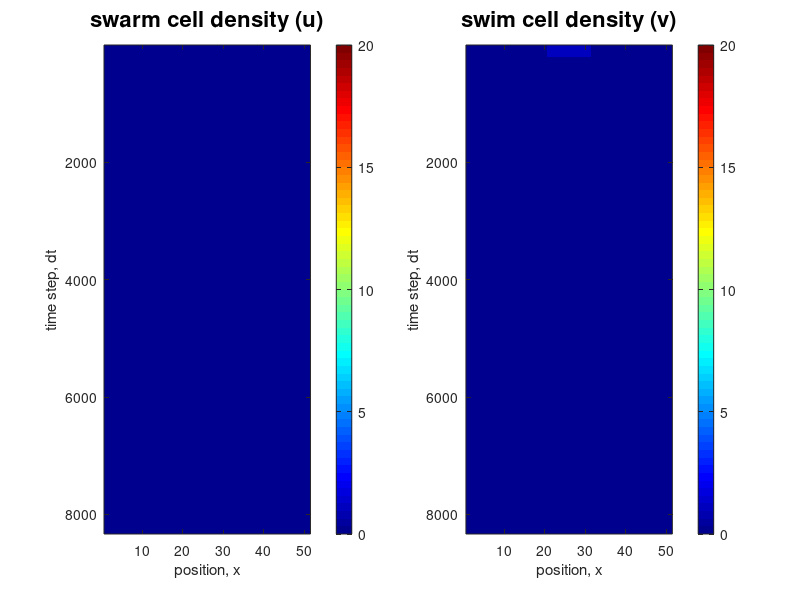

Recreate this plot in MATLAB. (Note: this script raises an error after producing the figure.)
%% trying to store the values of u & v @ every time pt
% (i.e. arrays that are x by t)
% 11-14-20

%% Implementing Medvedev Model of Mirabilis Patterning %%
% https://epubs.siam.org/doi/abs/10.1137/S0036139998344635
% This model does not use age component like Esipov Shapiro but instead
% only uses reaction-diffusion eqns.
% Authors say they used "explicit Euler scheme" for discretization-- using
% a 1st order forward diff method for du/dt and 2nd order centered diff for
% laplacian operators
% u =  swarm cell surface density (# swarm cells per unit area)
% v = swimmer cell surface density (# swimmer cells per unit area)
clear all;
cla reset;

%% Define Mesh
N = 50; %100; %N must be even!
h = 10/N; %10/N; % step size in x and y
x = h*(0:N); % x coordinates of grid

% for time-stepping loop below
dt = 0.03*h*h; % time step - usually small
t = 0; 
tmax = 10; %1; %10; 
nsteps = round(tmax/dt); % number of time steps
time_points = 1*(0:nsteps);

%space-time mesh:
[xx,tt] = meshgrid(x,time_points);

%% Define Parameters

% Start with values from fig 1 caption
k = 5; % in diffusion equation
mu = 0.6; % cell division
nu = 0.6; % differentiation to sw cells-> only occurs when concentration of swimmers v is between vflat and vtilda
alpha = 0.7; % cell growth
sigma = 1.5; %1.5;% very small, not sure what value?
D0 = 1; %5; %.05; %1; % diffusion coefficient
vflat = 12; %12;
vtilda = 16; %16; % saturating concentration above which colony development stops

%% Define ICs

% initially, there should be no swarm & swimmer cells outside inoculum
u = zeros(size(xx));
v = zeros(size(xx));

% add a small perturbation Inecessary for pattern to form?)
%u = u + .01; 
%v = u + 1;

% initial inoculum (should just be swimmers, but must add small amount of swarmers)
radius = 5; %(looks like it was 10 in paper fig 1?), %5; %initial colony radius
v(1,[N/2-radius+1:N/2+radius+1]) = 1; %5; %1; 
u(1,[N/2-radius+1:N/2+radius+1]) = 0; %.05;

%load('matlab.mat')
%load('matlab2.mat')
%pause; 

D = zeros(size(xx)); % D is a function of u (initially 0 everywhere)--> change to D=u perturbation?
%D = u;
%D = D0*(u./(u+k*v));
%D = D0.*ones(size(xx));

%nu(v), mu(v), and alpha(v) are functions of v (swimmer cell density)
%nu = differentiation to swarmer cells
%mu = cellular division
%alpha = cellular growth
nuv = zeros(size(xx)); % nuv is initially 0 wherever v is not in range (vflat,vtilda)
muv = zeros(size(xx)); % when v>vtilda, muv = 0
alphav= zeros(size(xx)); % when v>vtilda, alpha = 0

%% Main time stepping loop

t_vec = t:dt:tmax; % a vector from t=0 to tmax with steps of dt

for n = 1:nsteps 
%      if mod(n,10)==0
%          n
%      end
%     
    t = t+dt;
    
    % Save previous loop's values
    uo = u(n,:); % for nth time-point, initial u is u(nth row, all cols)
    vo = v(n,:);
    
  %  pause; 
   
    % Will calculate D & nuv based on previous loop's values before updating
    
    %Calculate Laplacian
    uE = u(n,[2:N+1 N]);%uE= u(:,[2:N+1 1]); %I don't really get how we write uE, uW,N,S - the commented formulas make sense for me
    uW = u(n,[2 1:N]);%uW = u(:,[N+1 1:N]); 
    Lu = uE+uW-2*u; %approximation
    
    % Calculate diffusion coefficient from previous step's values; Eq. 1.2
    D(uo==0 & vo==0)=0;
    Dtemp=D0*(uo./(uo+k*vo));
    D(~(uo==0 & vo==0))=Dtemp(~(uo==0 & vo==0));
    
    %D(n,:) = D0*(uo./(uo+k*vo));
    %    D(n,:) = D0*(uo./(uo+k*vo));
   
    
    D_E = D(n,[2:N+1 N]);
    D_W = D(n,[2 1:N]);
  
    % Determine where differentiation is 0 or nu
     locs1 = ((vflat+sigma) < v(n,:)) & (v(n,:) < (vtilda-sigma)); 
     locs2_a = (v(n,:) > vtilda);
     locs2_b = (v(n,:) < vflat);
     locs3_a = ((v(n,:) > vflat) & (v(n,:) < (vflat+sigma)));
     locs3_b = ((v(n,:) > (vtilda-sigma)) & (v(n,:) < vtilda));
      
     nuv(n,locs1) = nu; % differentiation to swarmers where swimmers are in correct concentration range
     nuv(n,locs2_a) = 0; % 0 differentiation where swim cells concentration are not in range
     nuv(n,locs2_b) = 0; % 0 differentiation where swim cells concentration are not in range
     nuv(n,locs3_a) = (v(n,locs3_a)-vflat).*(nu/sigma); %"continous function of v" 
     %nuv(locs3_a) = exp(nu); %TRYING OTHER CONTINUOUS FUNCTIONS
     %nuv(locs3_a) = v(locs3_a);
     nuv(n,locs3_b) = nu - (v(n,locs3_b)-(vtilda - sigma)).*(nu/sigma); %"continous function of v" 
     %nuv(locs3_b) = exp(-nu); %TRYING OTHER CONTINUOUS FUNCTIONS
     %nuv(locs3_b) = v(locs3_b);
     
     locs4 = (v(n,:) > vtilda);
     locs5 = (v(n,:) < (vtilda - sigma));
     locs6 = (v(n,:) > (vtilda-sigma) & (v(n,:) < vtilda));
     % don't know how alpha and mu look like when v is between vtilda-sigma
     % and vtilda; assume linear relationship
     alphav(n,locs4) = 0; % no growth when v>vtilda
     alphav(n,locs5) = alpha;
     alphav(n,locs6) = alpha - (v(n,locs6)-(vtilda-sigma)).*(alpha/sigma);  %"continous function of v" btwn locs4 & locs5
     %alphav(locs6) = exp(alpha); %TRYING OTHER CONTINUOUS FUNCTIONS
     %alphav(locs6) = v(locs6);
     
     muv(n,locs4) = 0; % no division when v>vtilda
     muv(n,locs5) = mu;
     muv(locs6) = mu - (v(n,locs6) -(vtilda-sigma)).*(mu/sigma); %"continous function of v" btwn locs4 & locs5
     %muv(locs6) = exp(mu); %TRYING OTHER CONTINUOUS FUNCTIONS
     %muv(n,locs6) = v(n,locs6);

    % calculate "centered" D's
    D_c_E=(D_E+D(n,:))/2;
    D_c_W=(D_W+D(n,:))/2;
    
    D_term = (D_c_E.*(uE-uo)-D_c_W.*(uo-uW))/h^2;
    
    u(n+1,:) = uo + dt*(vo.*nuv(n,:) + uo.*(alphav(n,:)-muv(n,:))+ D_term);
    
    v(n+1,:) = vo + dt*(vo.*(alphav(n,:)-nuv(n,:)) + uo.*muv(n,:));
   

    if (mod(n,200)==0)
        colormap('jet')
        caxis([0 20]);
        figure(1);
        subplot(1, 2, 1);
        imagesc(u);% displays the data in array u as an image that uses the full range of colors in the colormap. 
           %Each element of u specifies the color for one pixel of the image
        title(['swarm cell density (u)'],'fontsize',16);
        xlabel('position, x');
        ylabel('time step, dt');
        caxis([0 20]);
        colorbar;

        subplot(1, 2, 2);
        imagesc(v);% displays the data in array u as an image that uses the full range of colors in the colormap. 
           %Each element of u specifies the color for one pixel of the image
        title(['swim cell density (v)'],'fontsize',16);
        xlabel('position, x');
        ylabel('time step, dt');
        caxis([0 20]);
        colorbar;
        
        sgtitle(sprintf('time step %d', n));

    end
    
end
%%
%determining colony radius over time
%currently these thresholds only work the parameters set in this file
for i = 1:(nsteps+1)
    uzeros = find((u(i,[1:(N/2+1)]))<=0.012); % get the locations where u is 0.01 (~0) on just the left half of the plate up to the inoculum
    urad = N/2-max(uzeros); % radius of swarmer cells
    vzeros = find((v(i,[1:(N/2+1)]))<.0091); % get the locations where v is 0 on just the left half of the plate up to the inoculum
    vrad = N/2-max(vzeros); % radius of swimmer cells
    colrad(i) = max(urad,vrad); % colony radius is max radius of swarm vs swim cells
    %colrad(i)=urad; %if we're only considered swarmer cells
end
    
    colormap('jet')
    figure(6);
    imagesc(u);% displays the data in array u as an image that uses the full range of colors in the colormap. 
       %Each element of u specifies the color for one pixel of the image
    title(['swarm cell density (u) over space and time'],'fontsize',16);
    xlabel('position, x');
    ylabel('time step, dt');
    colorbar;

figure(2);
imagesc(v);% displays the data in array u as an image that uses the full range of colors in the colormap. 
       %Each element of u specifies the color for one pixel of the image
title(['swimmer cell density (v) over space and time'],'fontsize',16);
xlabel('position, x');
ylabel('time step, dt');
colorbar;
      
figure(3);
plot(x,u(:,:));
xlabel('position, x');
ylabel('Swarm cell surface density, u');
title('Spatial swarm cell development');

figure(4);
plot(x,v(:,:));
xlabel('position, x');
ylabel('Swimmer cell surface density, v');
title('Spatial swimmer cell development');

figure(5);
plot(x,u(length(time_points),:));
hold on;
plot(x,v(length(time_points),:));
lgd = legend('u = swarm cells', 'v = swimmer cells');
xlabel('position, x');
ylabel('cell surface density');
title('Final cell surface densities');

figure(6);
plot(t_vec,colrad);
xlabel('time, t');
ylabel('Colony radius');
title('Colony radius vs. time');

%fourier = fft(u);
%https://www.mathworks.com/help/matlab/ref/fft.html

